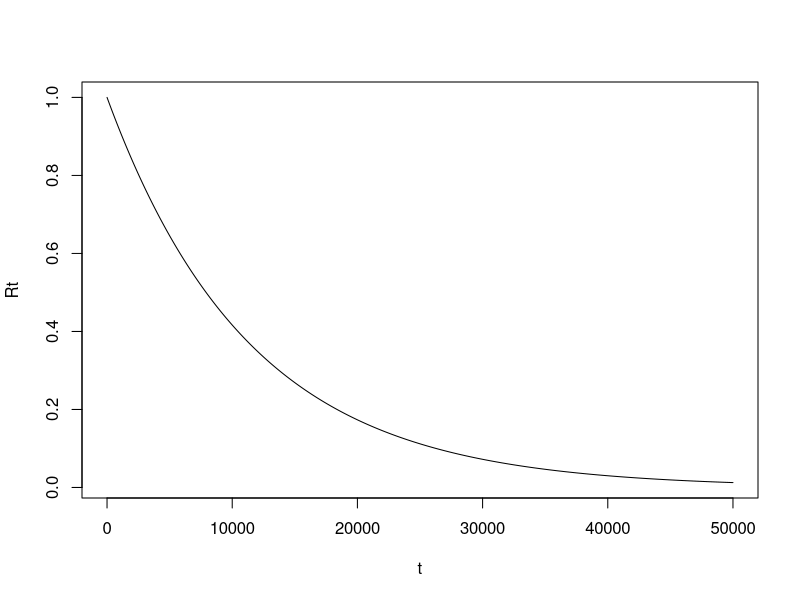
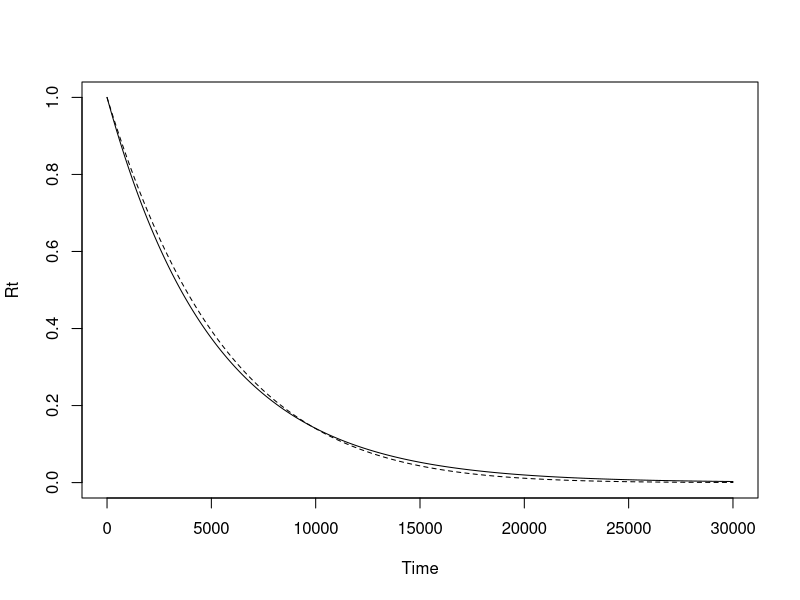

Recreate these plots in R, in order.
#1 Type 1 For Expo Distn
n<-150
to<-800
m<-10
x<-c(50,60,80,150,180,190,250,320,400,480)
sum_x<-sum(x)
sum_x
total<-sum_x + (n-m)*to
total
theta<-total/m
theta
t<-seq(0,50000)
Rt<-exp(-t/theta)
plot(t,Rt,lty=1,type="l")


#Type 2 Expo Distn
#(a) Failure times
x <- c(90,156,285,381,497,525,628,720,825,919)
n <- 60      # total items
r <- 10      # failed items observed
total<-sum(x)+(n-r)*max(x)
total
theta <- total/r # MLE of theta
theta
t <- seq(0, 30000) # Time points
Rt <- exp(-t/theta) # MLE Reliability # UMVUE Reliability, # Formula for exponential Type-II censoring
umvue <- (1 - t/total)^(r-1)
plot(t, Rt, type="l", lty=1, ylim=c(0,1), xlab="Time", ylab="Rt")
lines(t,umvue,lty=2,type="l")

#(c) Diff b/n MLE and UMVUE
diff <- abs(Rt - umvue) # Difference
max_diff <- max(diff) # Maximum difference
max_diff
t_max <- t[which.max(diff)] # Time at maximum difference
t_max #Occurs at t
